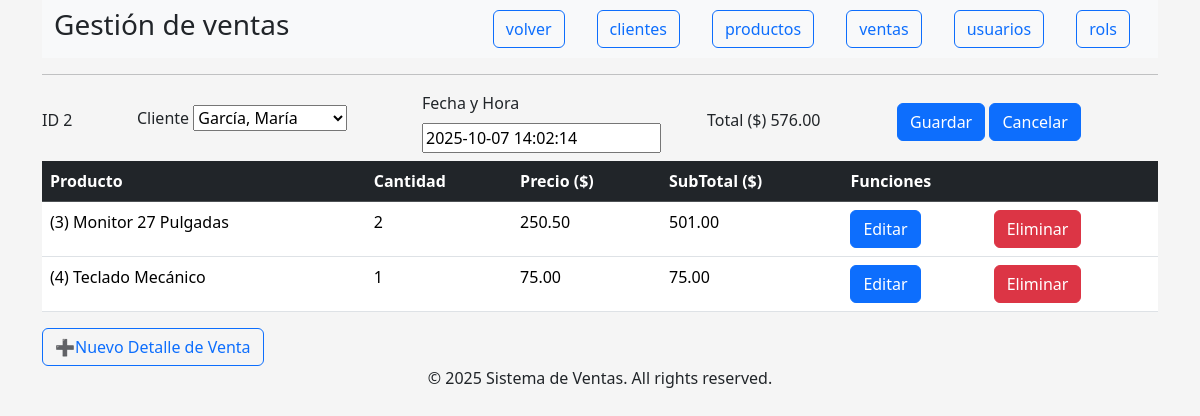
/index.php?controller=venta&action=edit&id=2, run on an earlier commit of the app's database.
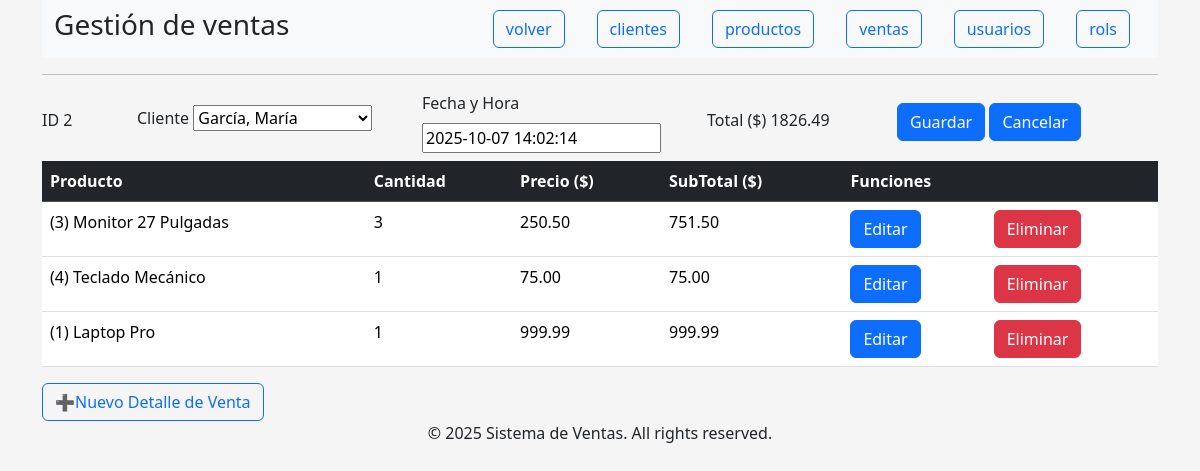
And on a later commit of the database.
### tables this page shows
CREATE TABLE `ventas_detalle` (
  `id` int(11) NOT NULL,
  `id_venta` int(11) NOT NULL,
  `id_producto` int(11) NOT NULL,
  `cantidad` int(11) NOT NULL,
  `precio_unitario` decimal(10,2) NOT NULL,
  `subtotal` decimal(10,2) GENERATED ALWAYS AS (`cantidad` * `precio_unitario`) STORED
);

CREATE TABLE `productos` (
  `id` int(11) NOT NULL,
  `nombre` varchar(150) NOT NULL,
  `precio` decimal(10,2) NOT NULL,
  `stock` int(11) NOT NULL
);

### index.php (called while the page is built, shortened)
<?php
require_once 'config/config.php';
$controller = new $controllerName();
$dataToView["data"] = array();
$dataToView["dataRel1"] = array();
if (method_exists($controller, $_GET["action"])) {
        $dataToView["data"] = $controller->{$_GET["action"]}();
        $campos = $controller->getCampos();
        if ($_GET["controller"] == "venta" || $_GET["controller"] == "venta_detalle" || $_GET["controller"] == "usuario") {
                if ($_GET["action"]!=="list") {
                        $dataToView["dataRel1"] = $controller->getTablaRel1();
                }
        }
}
require_once 'view/template/header.php';
require_once 'view/' . $controller->view . '.php';
require_once 'view/template/footer.php';
?>

### config/config.php (called while the page is built, shortened)
<?php
$controllers=["cliente","producto","venta","usuario","rol"];
?>

### controller/venta.php (called while the page is built, shortened)
<?php
require_once 'model/venta.php';
require_once 'model/cliente.php';
class VentaController
{
	private $tabla = "ventas";
	public $tablaObj;
	public $tablaObj1;
	public function __construct()
	{
		$this->tablaObj = new Venta();
		$this->tablaObj1 = new Cliente();
	}
	public function edit($id = null)
	{
		if (isset($_GET["id"])) {
			$id = $_GET["id"];
		} else {
			$this->page_title = 'Crear ' . $this->tabla;
		}
		return $this->tablaObj->getTablaById($id);
	}
	public function getCampos()
	{
		return $this->tablaObj->getCampos();
	}
	public function getTablaRel1()
	{
		return $this->tablaObj1->getTabla();
	}
}

### model/venta.php (called while the page is built, shortened)
<?php
require_once 'model/db.php';
class Venta {
	private $tabla = 'ventas';
	private $conection;
	private $campos;
	public function __construct() {
		$this->campos = [
			"id" => "ID",
			"id_cliente" => "Cliente",
			"fecha" => "Fecha y Hora",
			"total" => "Total ($)"
		];
	}
	public function getConection(){
		$dbObj = new Db();
		$this->conection = $dbObj->conection;
	}
	public function getTablaById($id){
		$sql = "SELECT * FROM ".$this->tabla." WHERE id = ?";
		$stmt = $this->conection->prepare($sql);
		$stmt->bind_param('i', $id);
		$stmt->execute();
		$resultado = $stmt->get_result();
		return $resultado->fetch_assoc();
	}
	public function getCampos(){
		return $this->campos;
	}
}
?>

### model/db.php (called while the page is built, shortened)
<?php
require_once 'config/config.php';
class Db
{
    public function __construct()
    {
        $this->host = constant('DB_HOST');
        $this->db = constant('DB');
        $this->user = constant('DB_USER');
        $this->pass = constant('DB_PASS');
        try {
            $this->conection = new mysqli($this->host, $this->user, $this->pass, $this->db);
        }
        catch(Exception $e){
            die("Error al conectar con la Base de Datos. Inténtelo más tarde.");
        }
    }
}
?>

### model/cliente.php (called while the page is built, shortened)
<?php
require_once 'model/db.php';
class Cliente {
	private $tabla = 'clientes';
	private $conection;
	public function getConection(){
		$dbObj = new Db();
		$this->conection = $dbObj->conection;
	}
	public function getTabla(){
		$sql = "SELECT * FROM ".$this->tabla;
		$stmt = $this->conection->prepare($sql);
		$stmt->execute();
		$resultado = $stmt->get_result();
		return $resultado->fetch_all(MYSQLI_ASSOC);
	}
}
?>

### controller/venta_detalle.php (called while the page is built, shortened)
<?php
require_once 'model/venta_detalle.php';
class Venta_detalleController{
	public $tablaObj;
	public function __construct() {
		$this->tablaObj = new VentaDetalle();
	}
	public function list($id){
		$data=[];
		if ($id>0) {
			$data=$this->tablaObj->getTabla($id);
		}
		return $data;
	}
	public function getCampos(){
		return $this->tablaObj->getCampos();
	}
}
?>

### model/venta_detalle.php (called while the page is built, shortened)
<?php
require_once 'model/db.php';
class VentaDetalle {
	private $tabla = 'ventas_detalle';
	private $conection;
	private $campos;
	public function __construct() {
		$this->campos = [
			"id" => "ID",
			"id_venta" => "",
			"id_producto" => "Producto",
			"cantidad" => "Cantidad",
			"precio_unitario" => "Precio ($)",
			"subtotal" => "SubTotal ($)"
		];
	}
	public function getConection(){
		$dbObj = new Db();
		$this->conection = $dbObj->conection;
	}
	public function getTabla($id){
		$sql = "SELECT a.*, b.nombre, b.precio
			FROM ".$this->tabla." a
			INNER JOIN productos b
			ON a.id_producto=b.id
			WHERE id_venta=".$id;
		$stmt = $this->conection->prepare($sql);
		$stmt->execute();
		$resultado = $stmt->get_result();
		return $resultado->fetch_all(MYSQLI_ASSOC);
	}
	public function getCampos(){
		return $this->campos;
	}
}
?>

### view/edit_ventas.php (the view, shortened to what the changed rows need)
<div class="form-control-dark">
	<fieldset>
		<form class="form" action="index.php?controller=<?= $_GET["controller"] ?>&action=save" method="POST">
			<div class="row align-items-center">
				<?php
				foreach ($campos as $key => $encabezado) {
					if ($key == "id_cliente") {
				?><div class="col-md-3 mb-2">
							<label class="form-label"><?= $encabezado ?></label>
							<select name="<?= $key ?>" id="<?= $key ?>" required>
								<?php foreach ($dataToView["dataRel1"] as $rel1) { ?>
									<option value="<?= $rel1["id"] ?>" <?= $rel1["id"] == $$key ? "selected" : "" ?>>
										<?= $rel1["apellido"] ?>, <?= $rel1["nombre"] ?>
									</option>
								<?php } ?>
							</select>
						<?php
					} else if ($key == "fecha") {
						?><div class="col-md-3 mb-2">
								<label class="form-label"><?= $encabezado ?></label>
								<input type="datetime" name="<?= $key ?>" value="<?= $$key ?>" />
							<?php
						} else if ($key == "total") {
				?><div class="col-md-2 mb-1">
						<label class="form-label"><?= $encabezado ?></label>
					<?php
					echo $$key;
				} else {
					?><div class="col-md-1 mb-1">
							<label class="form-label"><?= $encabezado ?></label>
						<?php
						echo $$key;
					}
						?>
						</div>
					<?php
				}
					?><div class="col-md-3 mb-2"><input type="submit" value="Guardar" class="btn btn-primary" />
						<a class="btn btn-primary" href="index.php?controller=<?= $_GET["controller"] ?>&action=list">Cancelar</a>
					</div>
					</div>
		</form>
	</fieldset>
	<?php
	$controller = new $controllerName();
	$campos = $controller->getCampos();
	$dataToView["data"] = $controller->list($id);
	require_once "listar.php";
	?>
</div>

### view/template/header.php (shortened to what the changed rows need)
<!DOCTYPE html>
<html lang="es">
<head>
    <link href="https://cdn.jsdelivr.net/npm/bootstrap@5.3.2/dist/css/bootstrap.min.css" rel="stylesheet">
    <link href="view/template/estilos.css" rel="stylesheet">
</head>
<body>
    <div class="container">
        <nav class="navbar navbar-expand-lg navbar-light bg-light">
            <div class="container-fluid">
                <div class="collapse navbar-collapse justify-content-end" id="navbarNav">
                    <ul class="navbar-nav">
                        <li class="nav-item mx-3">
                                <?php
                            foreach ($controllers as $txtBoton) {
                                if ($_GET["controller"] != $txtBoton) {
                                ?>
                        </li>
                        <li class="nav-item mx-3">
                            <a href="index.php?controller=<?= $txtBoton ?>&action=list"
                                class="btn btn-outline-primary"><?= $txtBoton ?>s</a>
                        <?php
                                } else {
                        ?>
                        </li>
                        <li class="nav-item mx-3">
                            <a class="btn btn-outline-primary"><?= $txtBoton ?>s</a>
                    <?php
                                }
                            }
                    ?>
                        </li>
                    </ul>
                </div>
            </div>
        </nav>

### view/listar.php (shortened to what the changed rows need)
<table class="table">
	<thead class="table-dark">
		<tr>
			<?php
			foreach ($campos as $key => $encabezado) {
				if ($encabezado !== "" && $encabezado !== "ID" && $encabezado !== "Contraseña") {
					echo "<th>" . $encabezado . "</th>";
				}
			}
			?>
			<th colspan=" 2">Funciones</th>
		</tr>
	</thead>
	<tbody>
		<?php foreach ($dataToView["data"] as $tabla): ?>
			<tr>
				<?php
				foreach ($campos as $key => $encabezado) {
					if ($encabezado !== "" && $encabezado !== "ID" && $encabezado !== "Contraseña") {
						echo "<td>";
						if ($key == "id_cliente") {
							echo "(" . $tabla[$key] . ") " . $tabla["apellido"] . ", " . $tabla["nombre"];
						} else if ($key == "id_producto") {
							echo "(" . $tabla[$key] . ") " . $tabla["nombre"];
						} else if ($key == "id_rol") {
							echo "(" . $tabla[$key] . ") " . $tabla["rol"];
						} else {
							echo $tabla[$key];
						}
						echo "</td>";
					} elseif ($encabezado == "ID") {
						$id = $tabla[$key];
					}
				}
				?>
				<td>
					<a href="index.php?controller=<?= $_GET["controller"] ?>&action=edit&id=<?php echo $id; ?>" class="btn btn-primary">Editar</a>
				</td>
				<td>
					<a href="index.php?controller=<?= $_GET["controller"] ?>&action=confirmDelete&id=<?php echo $id; ?>" class="btn btn-danger">Eliminar</a>
				</td>
			</tr>
		<?php endforeach; ?>
	</tbody>
</table>

What changed in the data, as far as the page shows it:
added ventas_detalle: id_producto "1", id_producto.nombre "Laptop Pro", cantidad "1", precio_unitario "999.99", subtotal "999.99"
Also different on the page:
new list line: "Total ($) 1826.49"
new list line: "3"
new list line: "751.50"
list line gone: "Total ($) 576.00"
list line gone: "2"
list line gone: "501.00"
